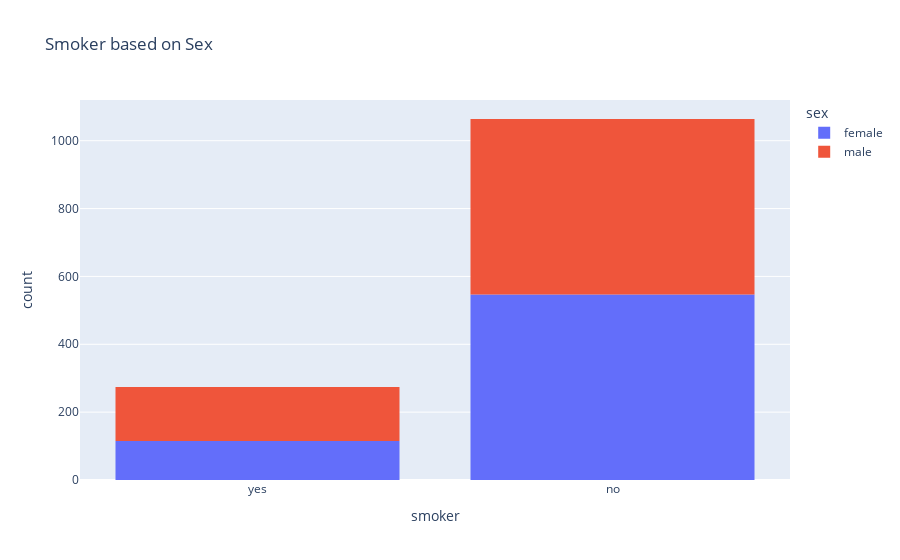

The cell this chart's notebook holds for it:
### Code cell
px.histogram(medical_df,x='smoker',color='sex',title='Smoker based on Sex')

### Figure 1 — Plotly figure (JSON) as saved in the notebook; plotly's stock layout.template omitted (floating-point values rounded to 4 significant figures; data arrays with more than 128 entries replaced by an {"elided": "..."} marker saying what was removed)
{"data": [{"alignmentgroup": "True", "bingroup": "x", "hovertemplate": "sex=female<br>smoker=%{x}<br>count=%{y}<extra></extra>", "legendgroup": "female", "marker": {"color": "#636efa", "pattern": {"shape": ""}}, "name": "female", "offsetgroup": "female", "orientation": "v", "showlegend": true, "type": "histogram", "x": {"elided": "662 str values"}, "xaxis": "x", "yaxis": "y"}, {"alignmentgroup": "True", "bingroup": "x", "hovertemplate": "sex=male<br>smoker=%{x}<br>count=%{y}<extra></extra>", "legendgroup": "male", "marker": {"color": "#EF553B", "pattern": {"shape": ""}}, "name": "male", "offsetgroup": "male", "orientation": "v", "showlegend": true, "type": "histogram", "x": {"elided": "676 str values"}, "xaxis": "x", "yaxis": "y"}], "layout": {"barmode": "relative", "legend": {"title": {"text": "sex"}, "tracegroupgap": 0}, "title": {"text": "Smoker based on Sex"}, "xaxis": {"anchor": "y", "domain": [0, 1], "title": {"text": "smoker"}}, "yaxis": {"anchor": "x", "domain": [0, 1], "title": {"text": "count"}}}}
